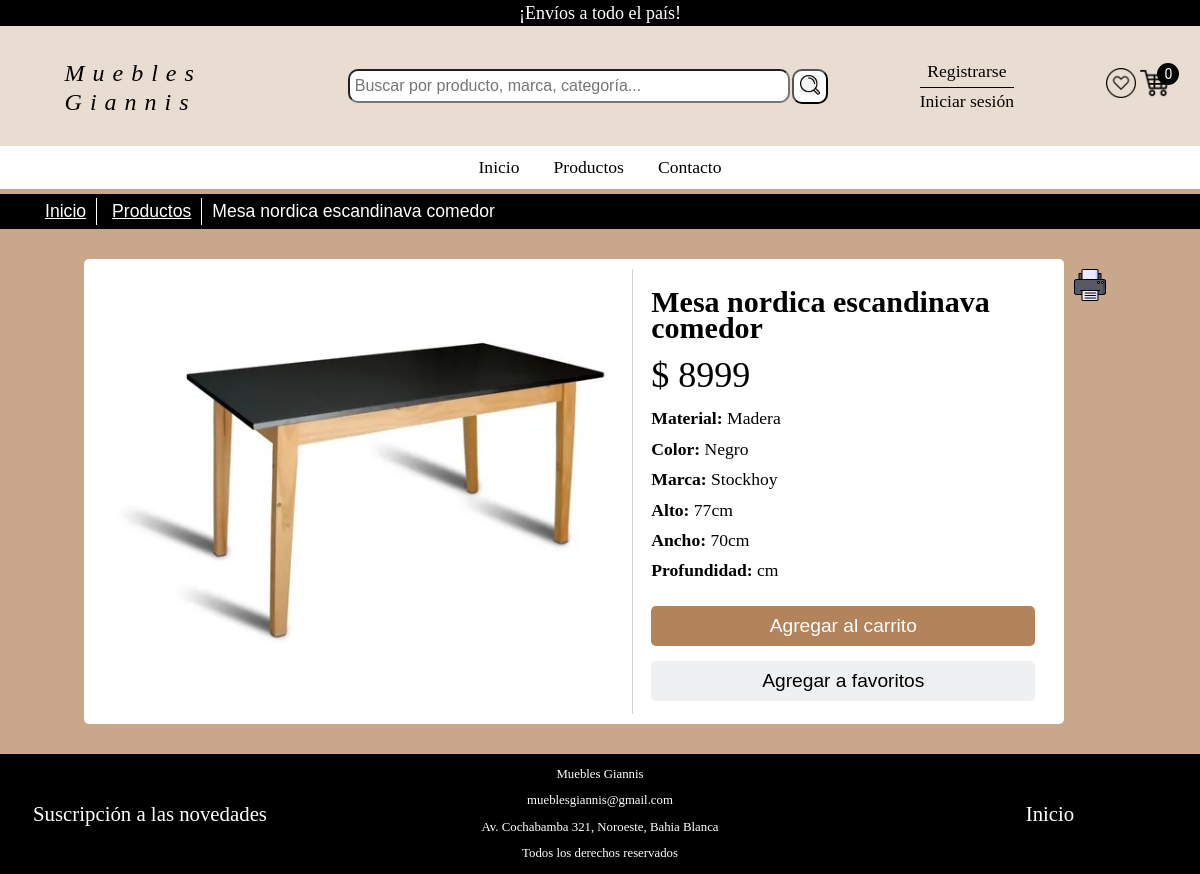
Screenshot of /vistas/detalleArticulo.php?art=come5 with the database file from the repository.
### tables this page shows
CREATE TABLE `producto` (
  `id` int(255) NOT NULL,
  `codigo` varchar(10) NOT NULL,
  `descripcion` varchar(50) NOT NULL,
  `material` varchar(100) NOT NULL,
  `color` varchar(20) NOT NULL,
  `caracteristicas` varchar(500) NOT NULL,
  `marca` varchar(30) NOT NULL,
  `stock` int(6) NOT NULL,
  `precio` decimal(6,0) NOT NULL,
  `id_categoria` int(100) NOT NULL,
  `id_subcategoria` int(100) NOT NULL,
  `descuento` tinyint(2) NOT NULL DEFAULT 0
);

CREATE TABLE `imagen_productos` (
  `id` int(255) NOT NULL,
  `id_producto` int(255) NOT NULL,
  `destination` varchar(255) NOT NULL,
  `portada` tinyint(4) NOT NULL
);

### vistas/detalleArticulo.php (the view, shortened to what this page needs)
<?php
    include_once  "encabezado.php";
    include_once "pie.php";
	$ruta = "<ol class='ruta'>
				<li><a href='index.php'>Inicio</a></li>
	";
	$categoria = isset($_GET["categoria"])? $_GET["categoria"] : null;
	$subcategoria = isset($_GET["subcategoria"])? $_GET["subcategoria"]: null;
	if ($categoria != null){
		$ruta .= "<li><a href='subcategoria.php?categoria=$categoria'>Subcategorías</a></li>
			  	  <li><a href='productos.php?cate=$categoria&sub=$subcategoria'>Productos</a></li>
		";
	}
	else{
		$ruta .= "<li><a href='productos.php?productos=todos'>Productos</a></li>";
	}
	if (isset($_GET["art"])){
		$codigo = $_GET["art"] ;
		$rs = obtener_producto($codigo);
		foreach ($rs as $row) {
			$ruta .= "<li>{$row['descripcion']}</li>
				</ol>
			";
			$caracteristicas = $row["caracteristicas"];
			$arreglo_caracteristicas = explode (',', $caracteristicas);
			$id = $row["id"];
			$parrafo_caracteristica = "";
			for ($i=0; $i<count($arreglo_caracteristicas); $i++){
				$posicion = stripos ($arreglo_caracteristicas[$i],':');
				$caracteristica = substr($arreglo_caracteristicas[$i], 0, $posicion+1);
				$caracteristica = ucfirst($caracteristica);
				$detalle = substr($arreglo_caracteristicas[$i], $posicion+2, strlen($arreglo_caracteristicas[$i]));
				$caracteristica = "<b> $caracteristica </b>";
				$parrafo_caracteristica .= "<p> $caracteristica $detalle </p><br>";
			}
			if($row["stock"] == 0){
				$stock .= "
					<p>Lo sentimos, no poseemos stock de este artículo.
						Si desea saber cuando volverá a tener stock suscríbase a las novedades.
						Gracias.
					</p>
				";
			}
			else{
				$botones = "
					<input type='button' id='btn-enviar' onclick='agregarProducto($id)' class='btn' value='Agregar al carrito'>
					<input type='button' id='btn-fav' onclick='agregarFavorito($id)' class='btn' value='Agregar a favoritos'>
				";
			}
			$path = obtener_imagen_producto($id);
			$contenedor_articulo = "
				<div class='contenedor'>
					<div id='cont-images'>
						<img src='../$path' class='img-cat' title='Producto en detalle' alt='{$row["descripcion"]}'>
					</div>
					<div id='cont-descripcion'>
						<div class='cont-fund'>
							<input type='hidden' name='codigoImagen' value='$codigo'>
							<h1>{$row["descripcion"]}</h1>
			";
			if ($row["descuento"] != 0){
				$precio_descuento = $row["precio"] - ($row["precio"]*$row["descuento"]/100);
				$contenedor_articulo .=  "
					<h3 class='precio'>
						$". $precio_descuento ."
					</h3>
					<h2 id='precio'  title='El precio es: $".$row["precio"]."'>$ {$row["precio"]}</h2>
				";
			}
			else{
				$contenedor_articulo .= "
					<h2 id='precio' title='El precio es: $".$row["precio"]."'>$ {$row["precio"]}</h2>
					<input type='hidden' name='precio' value='{$row["precio"]}' />
				";
			}
			$contenedor_articulo .="
				</div>
				<div class='carac-prod'>
					<div id='carac' title='Caracteristicas'>
						<p><b>Material: </b>" .  $row["material"] . "</p><br>
						<p><b>Color:</b> " . $row["color"] . " </p><br>
						<p><b>Marca:</b> " . $row["marca"].  "</p><br>
						$parrafo_caracteristica
					</div>
				</div>
			";
			if($row["stock"] == 0){
				$contenedor_articulo .= "";
			}
			else{
				$contenedor_articulo .= $botones;
			}
			$contenedor_articulo .=	"
					</div>
				</div>
				<a href='javascript:window.print()' id='btn-imp' title='Imprimir listado'>
					<img src='../images/iconos/logo_imprimir.png' id='imprimir' title='Imprimir listado' alt='icono imprimir.'>
				</a>
			";
		}
	}
?>
<!DOCTYPE html>
<html lang="es">
<head>
	<link rel="stylesheet" type="text/css" href="../assets/css/estilos.css" media="screen">
</head>
<body>
	<header>
    	<?= imprimir_encabezado($encabezado, $encabezado_mobile); ?>
	</header>
    <main id="main">
		<?= $ruta ?>
		<?= $contenedor_articulo ?>
	</main>
	<footer id="pie">
		<?= $pie; ?>
	</footer>
</body>
</html>

### assets/css/estilos.css (style rules this page uses)
body { font-family: "Salesforce Sans", serif; font-size: 1.1rem; line-height: 1.5em; margin: 0; height: 100%; }
main { background-color: rgba(147, 81, 22,0.5); padding-top: 5px; min-height: 70vh; }
#pie { display: flex; justify-content: space-between; background-color: black; color:white; height: 120px; align-items: center; }
a { text-decoration: none; color:#000; }
.img-cat { width: 230px; height: 230px; border-bottom: 0.1px solid rgba(205,205,205,0.7); }
.btn { height: 40px; width: 200px; cursor: pointer; font-size: 1.2rem; border-radius: 5px; background-color:white; border: none; }
#btn-imp { height: 30px; margin: 10px; }
.ruta { width: 100%; display: flex; margin-top: 0; background: #000; padding-left: 30px; max-height: 35px; }
.ruta li { list-style-type: none; padding: 0 10px; border-right: 1px solid white; margin: 4px 0; text-decoration: underline; color: white; font-family: museosans500,arial,sans-serif; }
.ruta li a { color: white; }

### vistas/detalleArticulo.php (style rules this page uses)
main { display:flex; justify-content: center; flex-wrap:wrap; }
#carac { padding:0; display:flex; flex-wrap:wrap; justify-content:start; }
.ruta li { margin-left:5px; }
.ruta li:last-child { margin-left: 0; border:none; text-decoration: none; }
.contenedor, .contenedor-vacio { display:flex; justify-content: center; flex-wrap: wrap; margin-bottom: 30px; padding: 10px; background-color: white; width: 80%; border-radius:5px; }
.contenedor h1 { font-size: 0.9em; }
.cont-fund h1 { font-size: 30px; font-weight:600; font-family: proxima-nova; }
#cont-images { width: 56%; display:flex; justify-content:center; background-color:white; border-right: 1px solid #D3D3D3; }
#cont-descripcion { background-color:white; width: 40%; margin: 0 auto; }
.img-cat { object-fit: contain; height: 100%; width: 100%; border-bottom: none; }
#carac p { width:100%; margin: 2px 0; }
#btn-enviar { margin-top:20px; width:100%; background: rgba(147, 81, 22,0.7); color: white; }
#precio { font-weight: 300; font-size: 36px; font-family: "Proxima Nova"; }
h2 { margin:0; }
.cont-fund { margin-bottom:15px; }
#btn-fav { width:100%; margin-top:15px; background-color: rgba(99,110,114, 0.1); color: black; }
#btn-imp img { border:0; width:32px; height:32px; }

### rows the page displays
producto: descripcion "Mesa nordica escandinava comedor", id.destination (picture), precio "8999", material "Madera", color "Negro", marca "Stockhoy", caracteristicas "Alto:", caracteristicas "77cm", caracteristicas "Ancho:", caracteristicas "70cm", caracteristicas "Profundidad:", caracteristicas "cm"

### other values shown
$cantidad_carrito "0"
